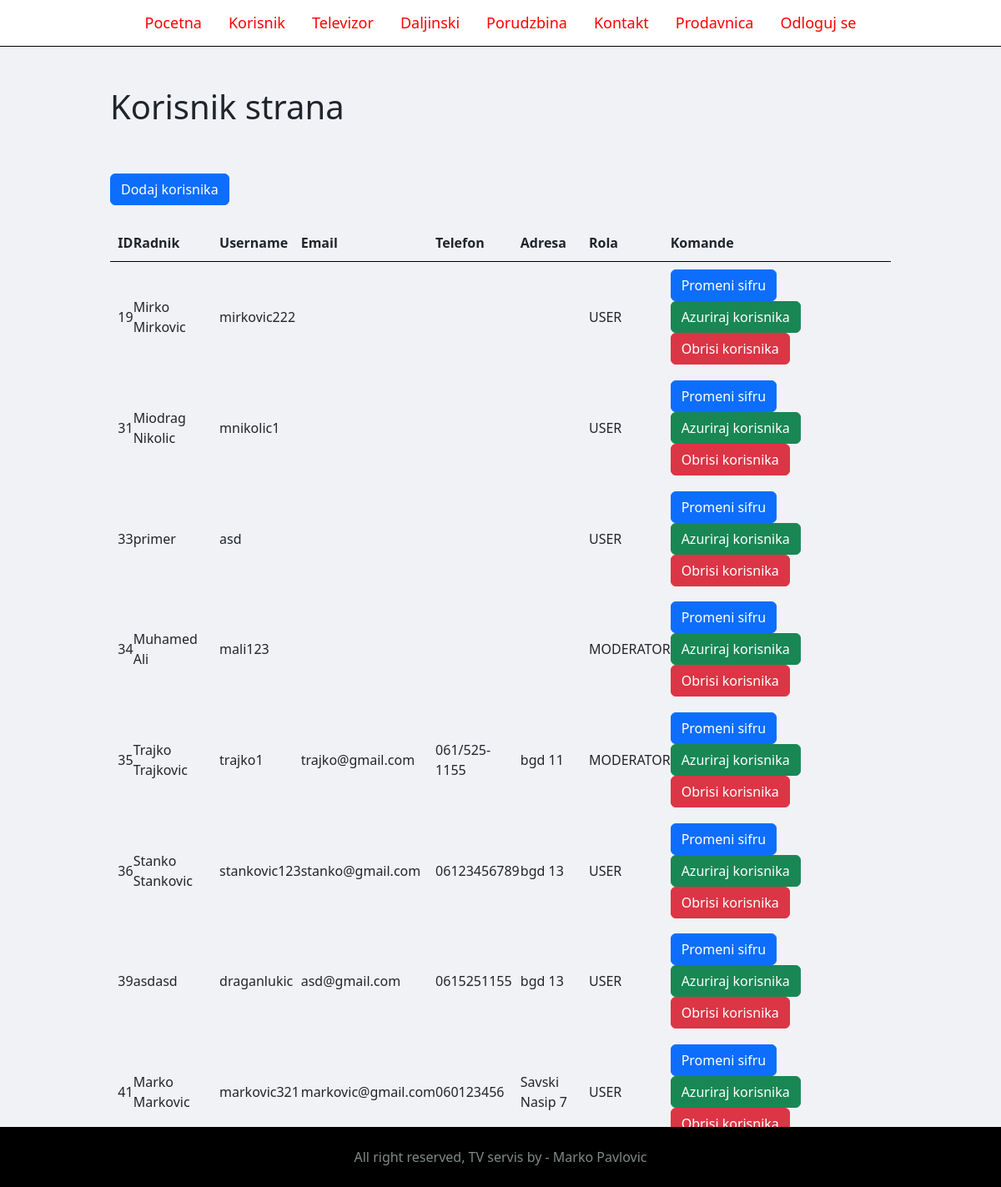
The app's page /admin/admin.php (signed in) with its own data.
### tables this page shows
CREATE TABLE `korisnik` (
  `id` int(10) UNSIGNED NOT NULL,
  `imeprezime` varchar(50) NOT NULL,
  `username` varchar(50) NOT NULL,
  `password` varchar(50) NOT NULL,
  `role` enum('ADMINISTRATOR','MODERATOR','USER') NOT NULL,
  `email` varchar(50) NOT NULL,
  `telefon` varchar(50) NOT NULL,
  `adresa` varchar(50) NOT NULL
);

### admin/admin.php (the view, shortened to what this page needs)
<?php include 'partials/menu.php';?>
<div class="main-content">
  <div class="wrapper">
    <header>
      <h1>Korisnik strana</h1>
    </header>
    <br />
    <br />
    <a href="admin-add.php" class="btn btn-primary">Dodaj korisnika</a>
    <br /><br />
    <?php
        $sql="select * from korisnik where role!='ADMINISTRATOR'";
        $result=$mysqli->query($sql);
        if($result->num_rows==0)
        {
            echo "<p style='color:red;font-weight:bold;'>Ne postoji korisnik u bazi!!!</p>";
        }
        else
        {
    ?>
    <table class="tbl-full">
      <thead>
        <th>ID</th>
        <th>Radnik</th>
        <th>Username</th>
        <th>Email</th>
        <th>Telefon</th>
        <th>Adresa</th>
        <th>Rola</th>
        <th>Komande</th>
      </thead>
      <tbody>
        <?php
            while($row=$result->fetch_assoc())
            {
        ?>
        <tr>
            <td><?php echo $row['id']; ?></td>
            <td><?php echo $row['imeprezime']; ?></td>
            <td><?php echo $row['username']; ?></td>
            <td><?php echo $row['email']; ?></td>
            <td><?php echo $row['telefon']; ?></td>
            <td><?php echo $row['adresa']; ?></td>
            <td><?php echo $row['role']; ?></td>
            <td>
                <a href="password-change.php?id=<?php echo $row['id'] ?>" class="btn btn-primary">Promeni sifru</a>
                <a href="admin-update.php?id=<?php echo $row['id'] ?>" class="btn btn-success">Azuriraj korisnika</a>
                <a href="admin-delete.php?id=<?php echo $row['id'] ?>" class="btn btn-danger">Obrisi korisnika</a>
            </td>
        </tr>
        <?php } ?>
      </tbody>
    </table>
    <?php } ?>
  </div>
</div>
<?php include 'partials/footer.php';?>

### css/admin.css (style rules this page uses)
.telo { background-color:#f1f2f6; }
.main-content { padding: 3% 0; }
.wrapper { padding: 1%; width: 80%; margin: 0 auto; }
.tbl-full { width: 100%; }
table tr th { border-bottom: 1px solid black; padding:1%; text-align: left; }
td { padding: 1%; }

### records on screen
korisnik: id "19", imeprezime "Mirko Mirkovic", username "mirkovic222", role "USER"
korisnik: id "31", imeprezime "Miodrag Nikolic", username "mnikolic1", role "USER"
korisnik: id "33", imeprezime "primer", username "asd", role "USER"
korisnik: id "34", imeprezime "Muhamed Ali", username "mali123", role "MODERATOR"
korisnik: id "35", imeprezime "Trajko Trajkovic", username "trajko1", email "trajko@gmail.com", telefon "061/525-1155", adresa "bgd 11", role "MODERATOR"
korisnik: id "36", imeprezime "Stanko Stankovic", username "stankovic123", email "stanko@gmail.com", telefon "06123456789", adresa "bgd 13", role "USER"
korisnik: id "39", imeprezime "asdasd", username "draganlukic", email "asd@gmail.com", telefon "0615251155", adresa "bgd 13", role "USER"
korisnik: id "41", imeprezime "Marko Markovic", username "markovic321", email "markovic@gmail.com", telefon "060123456", adresa "Savski Nasip 7", role "USER"
